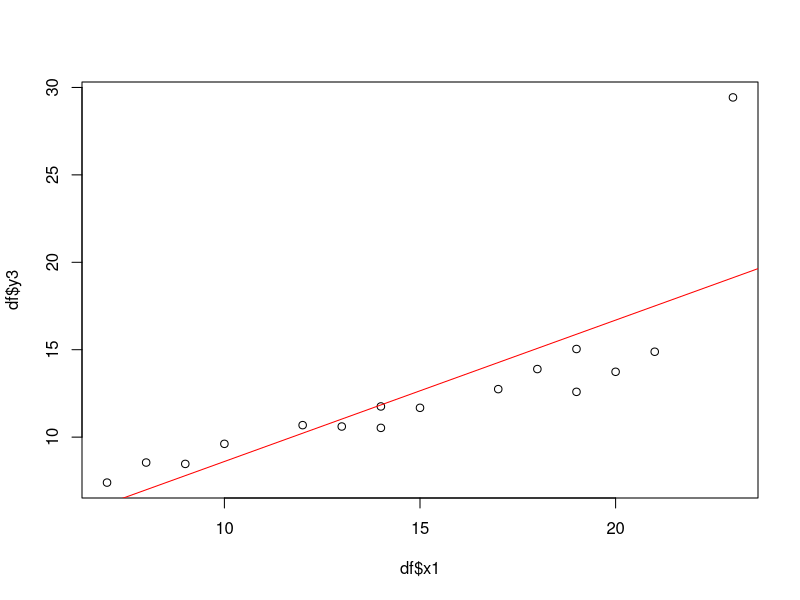
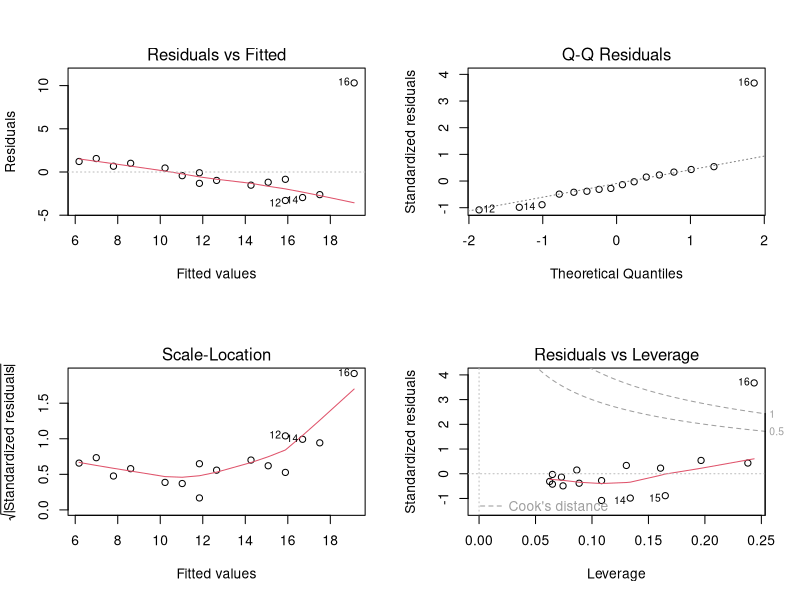
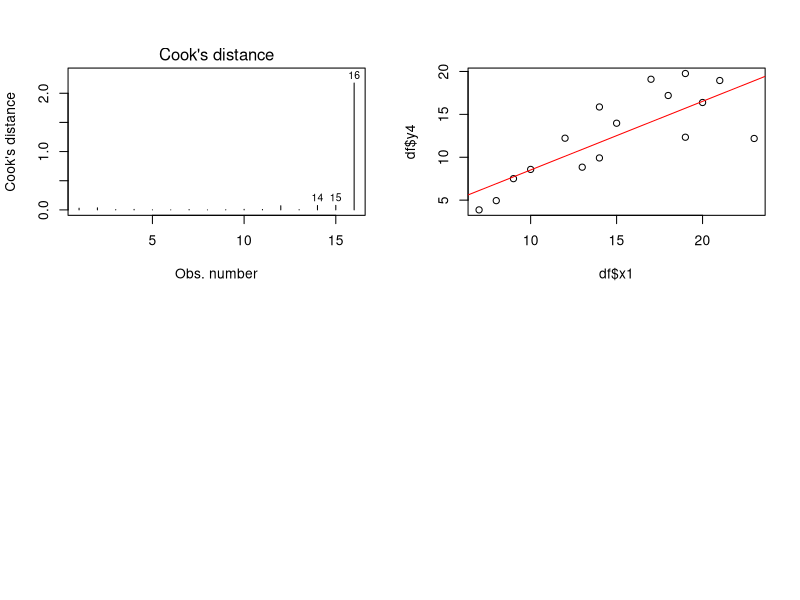
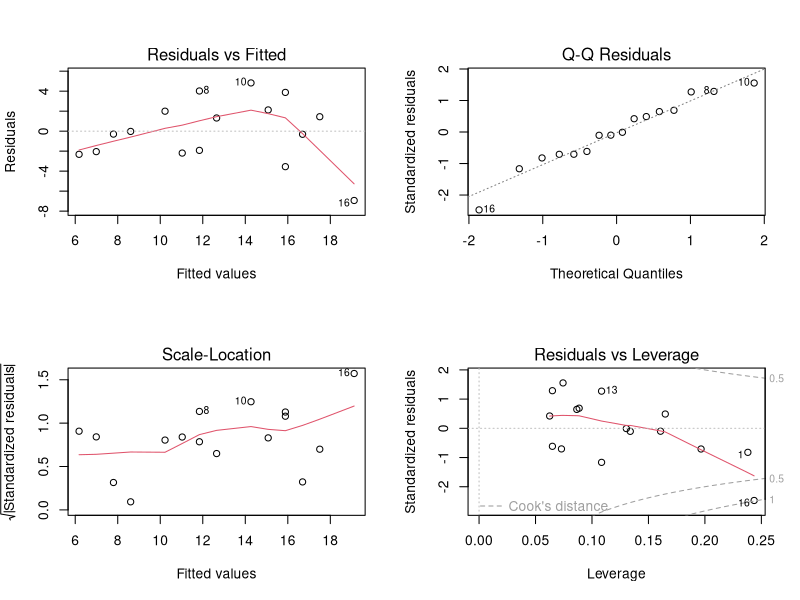
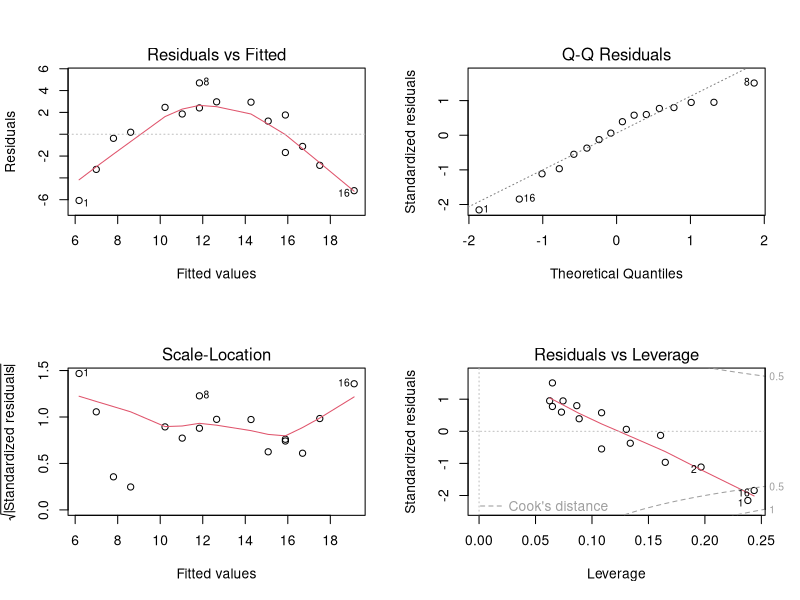
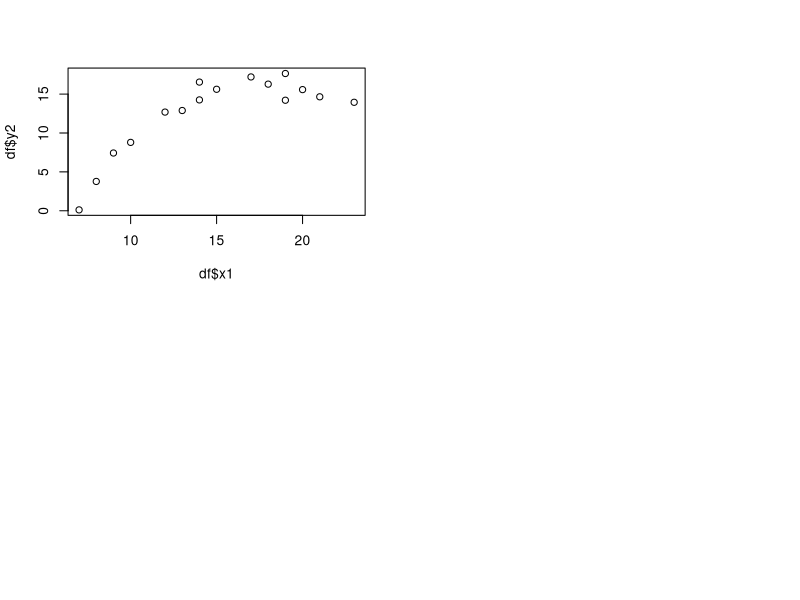

Write the R code that produced these figures, in order.
df = read.table("danger.txt")
plot(df$x1,df$y3)
lm1 = lm(y1~x1,df)
lm2 = lm(y2~x1,df)
lm3 = lm(y3~x1,df)
lm4 = lm(y4~x1,df)
lm5 = lm(y5~x1,df)
summary(lm1)
abline(0.52,0.8087,col="red")
# Verif des hypotheses
par(mfrow=c(2,2))
plot(lm3)
#Graphique bas a gauche : verifier si la variance des residus est constante. Ici on voit
# une forme apparaitre donc ce n'est pas le cas
shapiro.test(residuals(lm3))
# Pour obtenir graphique avec distance de Cook : on compare les valeurs predites
# a celles qu'on obtiendrait en enlevant ce point. Ici un point a une distance elevee 
#(observation n°16) : effet levier important
plot(lm3,4)
#On enleve le point 16 des donnees
y3bis=df$y3[-16]
x1bis=df$x1[-16]
lmbis = lm(y3bis~x1bis)
summary(lmbis)

plot(df$x1,df$y4)
summary(lm4)
abline(0.52,0.80,col="red")
par(mfrow=c(2,2))
plot(lm4)
# Graphique 1 : "pas grand chose ne va"
# Graphique en haut a droite : residus a peu pres gaussiens
# Graphique 3 : variance pas tout a fait constante, ce qui impacte tous les autres graphiques
# Bas a droite : un point potentiellement aberrant

plot(lm2)
# HG : forme tres apparente, modele lineaire non adapte
plot(df$x1,df$y2) #confirme la non linearite
# on va pas tous les faire mais on montre l'importance de verifier les hypotheses du modele